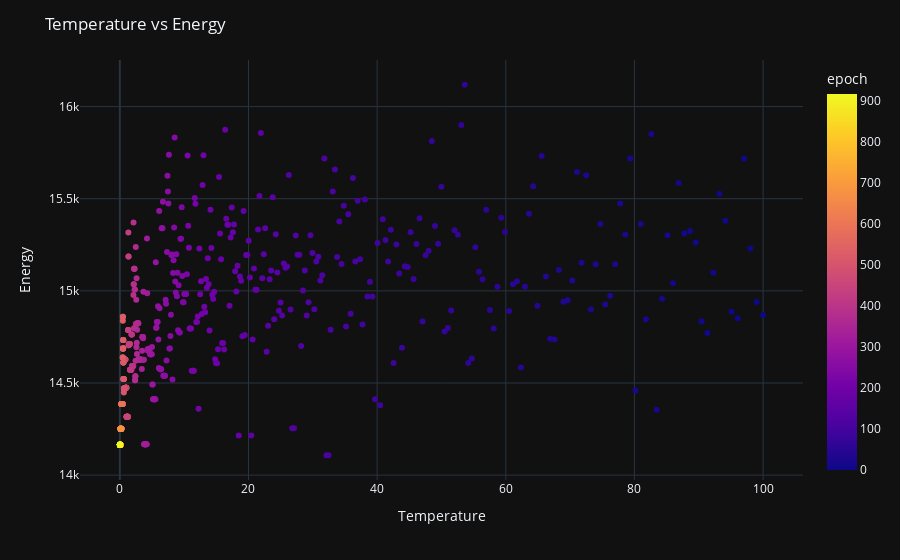

Source (notebook cell):
### Code cell
import plotly.express as px

# create scatter plot of temperature vs energy
fig3 = px.scatter(data, x='temperature', y='energy', color='epoch', template='plotly_dark')
fig3.update_layout(title='Temperature vs Energy', xaxis_title='Temperature', yaxis_title='Energy')
fig3.show()

### Figure 1 — Plotly figure (JSON) as saved in the notebook; plotly's stock layout.template omitted (floating-point values rounded to 4 significant figures; data arrays with more than 128 entries replaced by an {"elided": "..."} marker saying what was removed)
{"data": [{"hovertemplate": "temperature=%{x}<br>energy=%{y}<br>epoch=%{marker.color}<extra></extra>", "legendgroup": "", "marker": {"color": {"elided": "917 int values"}, "coloraxis": "coloraxis", "symbol": "circle"}, "mode": "markers", "name": "", "orientation": "v", "showlegend": false, "type": "scatter", "x": {"elided": "917 float values"}, "xaxis": "x", "y": {"elided": "917 float values"}, "yaxis": "y"}], "layout": {"coloraxis": {"colorbar": {"title": {"text": "epoch"}}, "colorscale": [[0, "#0d0887"], [0.1111, "#46039f"], [0.2222, "#7201a8"], [0.3333, "#9c179e"], [0.4444, "#bd3786"], [0.5556, "#d8576b"], [0.6667, "#ed7953"], [0.7778, "#fb9f3a"], [0.8889, "#fdca26"], [1, "#f0f921"]]}, "legend": {"tracegroupgap": 0}, "margin": {"t": 60}, "title": {"text": "Temperature vs Energy"}, "xaxis": {"anchor": "y", "domain": [0, 1], "title": {"text": "Temperature"}}, "yaxis": {"anchor": "x", "domain": [0, 1], "title": {"text": "Energy"}}}}
